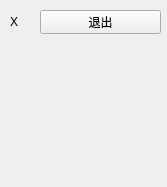
<?xml version="1.0" encoding="UTF-8"?>
<ui version="4.0">
 <class>tray_menu_widget</class>
 <widget class="QWidget" name="tray_menu_widget">
  <property name="geometry">
   <rect>
    <x>0</x>
    <y>0</y>
    <width>167</width>
    <height>187</height>
   </rect>
  </property>
  <property name="windowTitle">
   <string>Form</string>
  </property>
  <property name="styleSheet">
   <string notr="true"/>
  </property>
  <widget class="QWidget" name="widgetCenter" native="true">
   <property name="geometry">
    <rect>
     <x>10</x>
     <y>10</y>
     <width>151</width>
     <height>171</height>
    </rect>
   </property>
   <property name="styleSheet">
    <string notr="true">QWidget[objectName=&quot;widgetCenter&quot;] { 
	background-image:url(:/resource/image/tray_bk.jpg) 
}
</string>
   </property>
   <widget class="QWidget" name="verticalLayoutWidget">
    <property name="geometry">
     <rect>
      <x>0</x>
      <y>0</y>
      <width>151</width>
      <height>101</height>
     </rect>
    </property>
    <layout class="QVBoxLayout" name="verticalLayout">
     <item>
      <layout class="QHBoxLayout" name="horizontalLayout">
       <item>
        <widget class="QLabel" name="label_icon_exit">
         <property name="minimumSize">
          <size>
           <width>24</width>
           <height>24</height>
          </size>
         </property>
         <property name="maximumSize">
          <size>
           <width>24</width>
           <height>24</height>
          </size>
         </property>
         <property name="text">
          <string>X</string>
         </property>
        </widget>
       </item>
       <item>
        <widget class="QPushButton" name="btn_exit">
         <property name="minimumSize">
          <size>
           <width>0</width>
           <height>24</height>
          </size>
         </property>
         <property name="maximumSize">
          <size>
           <width>16777215</width>
           <height>24</height>
          </size>
         </property>
         <property name="text">
          <string>退出</string>
         </property>
        </widget>
       </item>
      </layout>
     </item>
     <item>
      <spacer name="verticalSpacer">
       <property name="orientation">
        <enum>Qt::Vertical</enum>
       </property>
       <property name="sizeHint" stdset="0">
        <size>
         <width>20</width>
         <height>40</height>
        </size>
       </property>
      </spacer>
     </item>
    </layout>
   </widget>
  </widget>
 </widget>
 <resources/>
 <connections/>
</ui>
